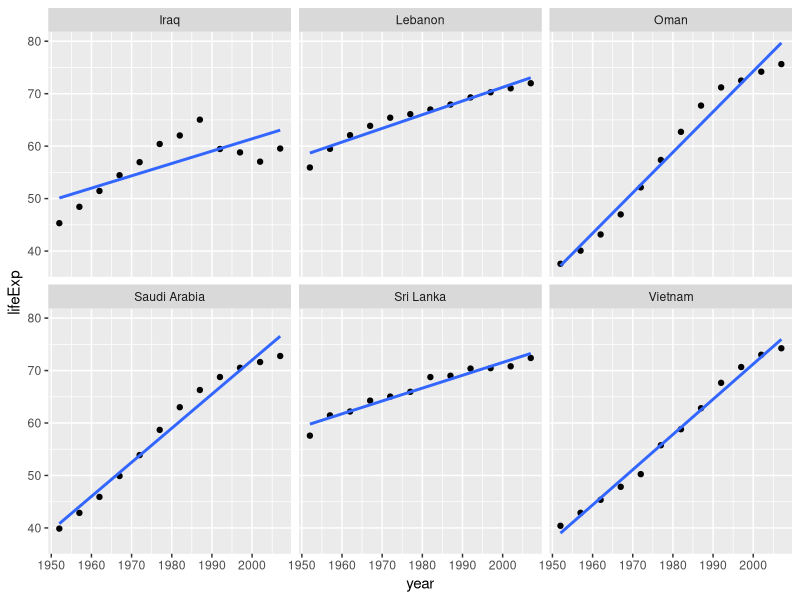
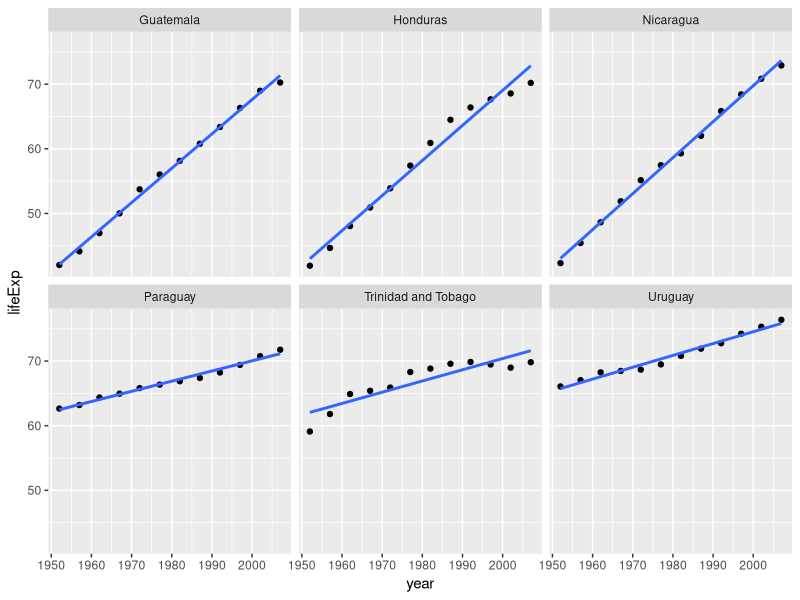
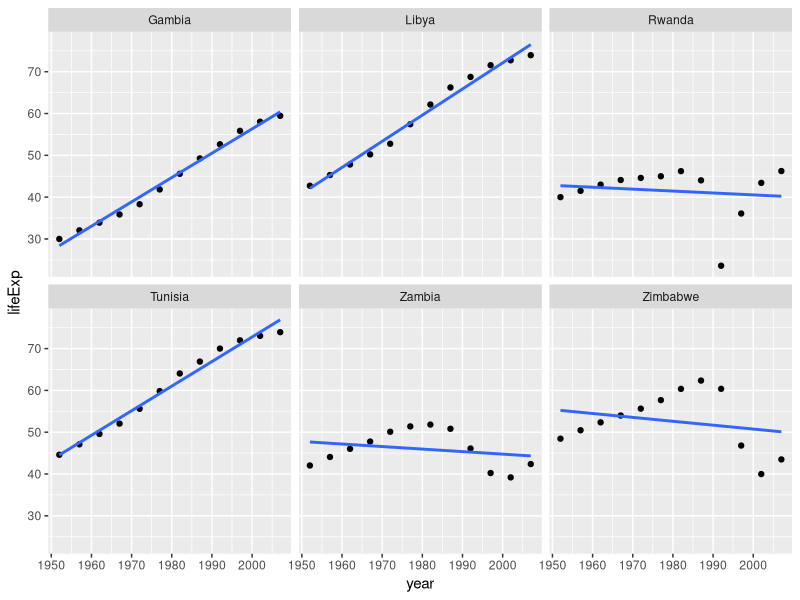
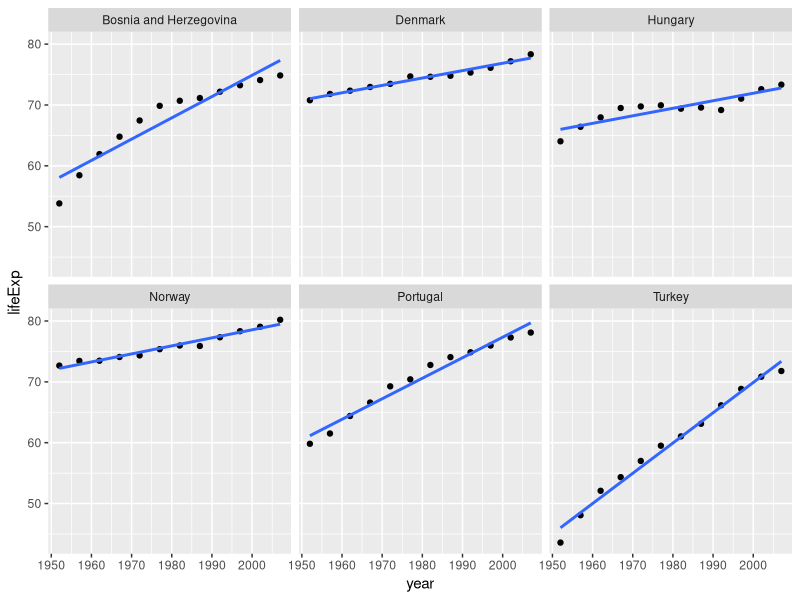

Write R code to recreate these figures, in order.
# loading the necessary packages
library(tidyverse)
library(ggplot2)
library(Cairo)

# importing the filtered data for Asia
asia_best_worst_countries <- read_tsv( "asia_best_worst_countries.tsv" )

# importing the filtered data for Americas
americas_best_worst_countries <- read_tsv( "americas_best_worst_countries.tsv" )

# importing the filtered data for Africa
africa_best_worst_countries <- read_tsv( "africa_best_worst_countries.tsv" )

# importing the filtered data for Europe
europe_best_worst_countries <- read_tsv( "europe_best_worst_countries.tsv" )

# function to plot life expectancy vs year, facet by continent and overlay the fitted line
plot_lm_facet <- function( country_under_test ){
  result_plot <- ggplot( country_under_test , aes( x = year , y = lifeExp ) ) + 
    geom_point( ) +
    facet_wrap( ~ country ) +
    geom_smooth( method = "lm" , se = FALSE )
  return( result_plot )
}

# plotting life expectancy vs year filtered countries of Asia and saving to disk
CairoPNG( filename =  "asia_best_worst_le.png" , width = 580 , height = 440 )
plot_lm_facet( asia_best_worst_countries )
dev.off( )

# plotting life expectancy vs year filtered countries of Americas and saving to disk
CairoPNG( filename =  "americas_best_worst_le.png" , width = 580 , height = 440 )
plot_lm_facet( americas_best_worst_countries )
dev.off( )

# plotting life expectancy vs year filtered countries of Africa and saving to disk
CairoPNG( filename =  "africa_best_worst_le.png" , width = 580 , height = 440 )
plot_lm_facet( africa_best_worst_countries )
dev.off( )

# plotting life expectancy vs year filtered countries of Europe and saving to disk
CairoPNG( filename =  "europe_best_worst_le.png" , width = 580 , height = 440 )
plot_lm_facet( europe_best_worst_countries )
dev.off( )
